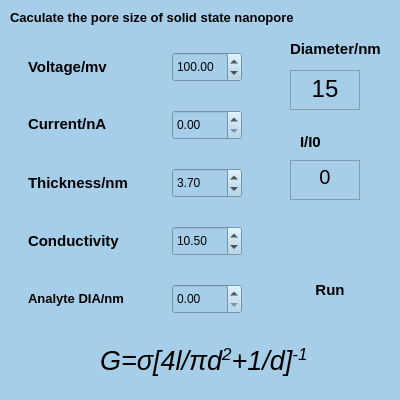
<?xml version="1.0" encoding="UTF-8"?>
<ui version="4.0">
 <class>CaclNanopore</class>
 <widget class="QMainWindow" name="CaclNanopore">
  <property name="geometry">
   <rect>
    <x>0</x>
    <y>0</y>
    <width>400</width>
    <height>400</height>
   </rect>
  </property>
  <property name="minimumSize">
   <size>
    <width>400</width>
    <height>400</height>
   </size>
  </property>
  <property name="maximumSize">
   <size>
    <width>400</width>
    <height>400</height>
   </size>
  </property>
  <property name="font">
   <font>
    <family>Arial</family>
   </font>
  </property>
  <property name="windowTitle">
   <string>MainWindow</string>
  </property>
  <property name="styleSheet">
   <string notr="true">background-color: rgb(166, 206, 232);</string>
  </property>
  <widget class="QWidget" name="centralwidget">
   <widget class="QPushButton" name="pushButton_11">
    <property name="geometry">
     <rect>
      <x>290</x>
      <y>250</y>
      <width>80</width>
      <height>80</height>
     </rect>
    </property>
    <property name="minimumSize">
     <size>
      <width>80</width>
      <height>80</height>
     </size>
    </property>
    <property name="maximumSize">
     <size>
      <width>80</width>
      <height>80</height>
     </size>
    </property>
    <property name="font">
     <font>
      <pointsize>11</pointsize>
      <weight>75</weight>
      <bold>true</bold>
     </font>
    </property>
    <property name="styleSheet">
     <string notr="true">QPushButton

{ image: url(:/img/img47.ico);
	border:none;
	
	background-color: rgba(230, 126, 34,0);
	

	
}
QPushButton:hover, QPushButton:pressed , QPushButton:checked
{
	image: url(:/img/img47s.ico);
	
	border:none;
	background-color: rgba(230, 126, 34,0);
	
}</string>
    </property>
    <property name="text">
     <string>Run</string>
    </property>
   </widget>
   <widget class="QTextEdit" name="textEdit">
    <property name="geometry">
     <rect>
      <x>290</x>
      <y>70</y>
      <width>70</width>
      <height>40</height>
     </rect>
    </property>
    <property name="minimumSize">
     <size>
      <width>70</width>
      <height>40</height>
     </size>
    </property>
    <property name="maximumSize">
     <size>
      <width>70</width>
      <height>40</height>
     </size>
    </property>
    <property name="styleSheet">
     <string notr="true">color: rgb(0, 0, 0);
font: 15pt &quot;Times New Roman&quot;;</string>
    </property>
    <property name="html">
     <string>&lt;!DOCTYPE HTML PUBLIC &quot;-//W3C//DTD HTML 4.0//EN&quot; &quot;http://www.w3.org/TR/REC-html40/strict.dtd&quot;&gt;
&lt;html&gt;&lt;head&gt;&lt;meta name=&quot;qrichtext&quot; content=&quot;1&quot; /&gt;&lt;style type=&quot;text/css&quot;&gt;
p, li { white-space: pre-wrap; }
&lt;/style&gt;&lt;/head&gt;&lt;body style=&quot; font-family:'Times New Roman'; font-size:15pt; font-weight:400; font-style:normal;&quot;&gt;
&lt;p align=&quot;center&quot; style=&quot; margin-top:0px; margin-bottom:0px; margin-left:0px; margin-right:0px; -qt-block-indent:0; text-indent:0px;&quot;&gt;&lt;span style=&quot; font-family:'SimSun'; font-size:18pt; color:#000000;&quot;&gt;15&lt;/span&gt;&lt;/p&gt;&lt;/body&gt;&lt;/html&gt;</string>
    </property>
   </widget>
   <widget class="QLabel" name="label_14">
    <property name="geometry">
     <rect>
      <x>290</x>
      <y>40</y>
      <width>111</width>
      <height>16</height>
     </rect>
    </property>
    <property name="font">
     <font>
      <family>Arial</family>
      <pointsize>11</pointsize>
      <weight>75</weight>
      <bold>true</bold>
     </font>
    </property>
    <property name="styleSheet">
     <string notr="true">background-color: rgba(52, 152, 219, 0);</string>
    </property>
    <property name="text">
     <string>&lt;html&gt;&lt;head/&gt;&lt;body&gt;&lt;p&gt;Diameter/nm&lt;/p&gt;&lt;/body&gt;&lt;/html&gt;</string>
    </property>
   </widget>
   <widget class="QLabel" name="label_9">
    <property name="geometry">
     <rect>
      <x>10</x>
      <y>10</y>
      <width>311</width>
      <height>16</height>
     </rect>
    </property>
    <property name="font">
     <font>
      <family>Arial</family>
      <pointsize>11</pointsize>
      <weight>75</weight>
      <bold>true</bold>
     </font>
    </property>
    <property name="styleSheet">
     <string notr="true">background-color: rgba(52, 152, 219, 0);</string>
    </property>
    <property name="text">
     <string>&lt;html&gt;&lt;head/&gt;&lt;body&gt;&lt;p&gt;&lt;span style=&quot; font-size:10pt;&quot;&gt;Caculate the pore size of solid state nanopore&lt;/span&gt;&lt;/p&gt;&lt;/body&gt;&lt;/html&gt;</string>
    </property>
   </widget>
   <widget class="QWidget" name="layoutWidget">
    <property name="geometry">
     <rect>
      <x>10</x>
      <y>30</y>
      <width>251</width>
      <height>311</height>
     </rect>
    </property>
    <layout class="QGridLayout" name="gridLayout_2">
     <item row="1" column="1">
      <widget class="QDoubleSpinBox" name="doubleSpinBox_3">
       <property name="minimumSize">
        <size>
         <width>70</width>
         <height>30</height>
        </size>
       </property>
       <property name="maximumSize">
        <size>
         <width>70</width>
         <height>30</height>
        </size>
       </property>
       <property name="maximum">
        <double>100000.000000000000000</double>
       </property>
       <property name="singleStep">
        <double>10.000000000000000</double>
       </property>
      </widget>
     </item>
     <item row="3" column="1">
      <widget class="QDoubleSpinBox" name="doubleSpinBox_5">
       <property name="minimumSize">
        <size>
         <width>70</width>
         <height>30</height>
        </size>
       </property>
       <property name="maximumSize">
        <size>
         <width>70</width>
         <height>30</height>
        </size>
       </property>
       <property name="value">
        <double>10.500000000000000</double>
       </property>
      </widget>
     </item>
     <item row="0" column="0">
      <widget class="QLabel" name="label_10">
       <property name="minimumSize">
        <size>
         <width>120</width>
         <height>25</height>
        </size>
       </property>
       <property name="maximumSize">
        <size>
         <width>120</width>
         <height>25</height>
        </size>
       </property>
       <property name="font">
        <font>
         <family>Arial</family>
         <pointsize>11</pointsize>
         <weight>75</weight>
         <bold>true</bold>
        </font>
       </property>
       <property name="text">
        <string>Voltage/mv</string>
       </property>
       <property name="textFormat">
        <enum>Qt::AutoText</enum>
       </property>
      </widget>
     </item>
     <item row="1" column="0">
      <widget class="QLabel" name="label_11">
       <property name="minimumSize">
        <size>
         <width>120</width>
         <height>25</height>
        </size>
       </property>
       <property name="maximumSize">
        <size>
         <width>120</width>
         <height>25</height>
        </size>
       </property>
       <property name="font">
        <font>
         <family>Arial</family>
         <pointsize>11</pointsize>
         <weight>75</weight>
         <bold>true</bold>
        </font>
       </property>
       <property name="text">
        <string>&lt;html&gt;&lt;head/&gt;&lt;body&gt;&lt;p&gt;Current/nA&lt;/p&gt;&lt;/body&gt;&lt;/html&gt;</string>
       </property>
      </widget>
     </item>
     <item row="2" column="1">
      <widget class="QDoubleSpinBox" name="doubleSpinBox_4">
       <property name="minimumSize">
        <size>
         <width>70</width>
         <height>30</height>
        </size>
       </property>
       <property name="maximumSize">
        <size>
         <width>70</width>
         <height>30</height>
        </size>
       </property>
       <property name="maximum">
        <double>50.000000000000000</double>
       </property>
       <property name="value">
        <double>3.700000000000000</double>
       </property>
      </widget>
     </item>
     <item row="3" column="0">
      <widget class="QLabel" name="label_13">
       <property name="minimumSize">
        <size>
         <width>120</width>
         <height>25</height>
        </size>
       </property>
       <property name="maximumSize">
        <size>
         <width>120</width>
         <height>25</height>
        </size>
       </property>
       <property name="font">
        <font>
         <family>Arial</family>
         <pointsize>11</pointsize>
         <weight>75</weight>
         <bold>true</bold>
        </font>
       </property>
       <property name="text">
        <string>Conductivity</string>
       </property>
      </widget>
     </item>
     <item row="0" column="1">
      <widget class="QDoubleSpinBox" name="doubleSpinBox_2">
       <property name="enabled">
        <bool>true</bool>
       </property>
       <property name="minimumSize">
        <size>
         <width>70</width>
         <height>30</height>
        </size>
       </property>
       <property name="maximumSize">
        <size>
         <width>70</width>
         <height>30</height>
        </size>
       </property>
       <property name="maximum">
        <double>1000.000000000000000</double>
       </property>
       <property name="singleStep">
        <double>50.000000000000000</double>
       </property>
       <property name="value">
        <double>100.000000000000000</double>
       </property>
      </widget>
     </item>
     <item row="2" column="0">
      <widget class="QLabel" name="label_12">
       <property name="minimumSize">
        <size>
         <width>120</width>
         <height>25</height>
        </size>
       </property>
       <property name="maximumSize">
        <size>
         <width>120</width>
         <height>25</height>
        </size>
       </property>
       <property name="font">
        <font>
         <family>Arial</family>
         <pointsize>11</pointsize>
         <weight>75</weight>
         <bold>true</bold>
        </font>
       </property>
       <property name="text">
        <string>Thickness/nm</string>
       </property>
      </widget>
     </item>
     <item row="4" column="0">
      <widget class="QLabel" name="label">
       <property name="minimumSize">
        <size>
         <width>120</width>
         <height>25</height>
        </size>
       </property>
       <property name="maximumSize">
        <size>
         <width>120</width>
         <height>25</height>
        </size>
       </property>
       <property name="font">
        <font>
         <family>Arial</family>
         <pointsize>11</pointsize>
        </font>
       </property>
       <property name="text">
        <string>&lt;html&gt;&lt;head/&gt;&lt;body&gt;&lt;p&gt;&lt;span style=&quot; font-size:10pt; font-weight:600;&quot;&gt;Analyte DIA/nm&lt;/span&gt;&lt;/p&gt;&lt;/body&gt;&lt;/html&gt;</string>
       </property>
      </widget>
     </item>
     <item row="4" column="1">
      <widget class="QDoubleSpinBox" name="doubleSpinBox_lq">
       <property name="minimumSize">
        <size>
         <width>70</width>
         <height>30</height>
        </size>
       </property>
       <property name="maximumSize">
        <size>
         <width>70</width>
         <height>30</height>
        </size>
       </property>
      </widget>
     </item>
    </layout>
   </widget>
   <widget class="QLabel" name="label_2">
    <property name="geometry">
     <rect>
      <x>300</x>
      <y>130</y>
      <width>70</width>
      <height>25</height>
     </rect>
    </property>
    <property name="minimumSize">
     <size>
      <width>70</width>
      <height>25</height>
     </size>
    </property>
    <property name="maximumSize">
     <size>
      <width>70</width>
      <height>25</height>
     </size>
    </property>
    <property name="text">
     <string>&lt;html&gt;&lt;head/&gt;&lt;body&gt;&lt;p&gt;&lt;span style=&quot; font-size:11pt; font-weight:600;&quot;&gt;I/I0&lt;/span&gt;&lt;/p&gt;&lt;/body&gt;&lt;/html&gt;</string>
    </property>
   </widget>
   <widget class="QTextEdit" name="textEdit_lq">
    <property name="geometry">
     <rect>
      <x>290</x>
      <y>160</y>
      <width>70</width>
      <height>40</height>
     </rect>
    </property>
    <property name="minimumSize">
     <size>
      <width>70</width>
      <height>40</height>
     </size>
    </property>
    <property name="maximumSize">
     <size>
      <width>70</width>
      <height>40</height>
     </size>
    </property>
    <property name="styleSheet">
     <string notr="true">color: rgb(0, 0, 0);
font: 15pt &quot;Times New Roman&quot;;</string>
    </property>
    <property name="html">
     <string>&lt;!DOCTYPE HTML PUBLIC &quot;-//W3C//DTD HTML 4.0//EN&quot; &quot;http://www.w3.org/TR/REC-html40/strict.dtd&quot;&gt;
&lt;html&gt;&lt;head&gt;&lt;meta name=&quot;qrichtext&quot; content=&quot;1&quot; /&gt;&lt;style type=&quot;text/css&quot;&gt;
p, li { white-space: pre-wrap; }
&lt;/style&gt;&lt;/head&gt;&lt;body style=&quot; font-family:'Times New Roman'; font-size:15pt; font-weight:400; font-style:normal;&quot;&gt;
&lt;p align=&quot;center&quot; style=&quot; margin-top:0px; margin-bottom:0px; margin-left:0px; margin-right:0px; -qt-block-indent:0; text-indent:0px;&quot;&gt;0&lt;/p&gt;&lt;/body&gt;&lt;/html&gt;</string>
    </property>
   </widget>
   <widget class="QLabel" name="label_tex">
    <property name="geometry">
     <rect>
      <x>100</x>
      <y>340</y>
      <width>211</width>
      <height>41</height>
     </rect>
    </property>
    <property name="font">
     <font>
      <family>Arial</family>
     </font>
    </property>
    <property name="text">
     <string>&lt;html&gt;&lt;head/&gt;&lt;body&gt;&lt;p&gt;&lt;span style=&quot; font-family:'Calibri'; font-size:20pt; font-style:italic;&quot;&gt;G=σ[4l/πd&lt;/span&gt;&lt;span style=&quot; font-family:'Calibri'; font-size:20pt; font-style:italic; vertical-align:super;&quot;&gt;2&lt;/span&gt;&lt;span style=&quot; font-family:'Calibri'; font-size:20pt; font-style:italic;&quot;&gt;+1/d]&lt;/span&gt;&lt;span style=&quot; font-family:'Calibri'; font-size:20pt; font-style:italic; vertical-align:super;&quot;&gt;-1&lt;/span&gt;&lt;/p&gt;&lt;/body&gt;&lt;/html&gt;</string>
    </property>
   </widget>
  </widget>
 </widget>
 <resources>
  <include location="images.qrc"/>
 </resources>
 <connections/>
</ui>
